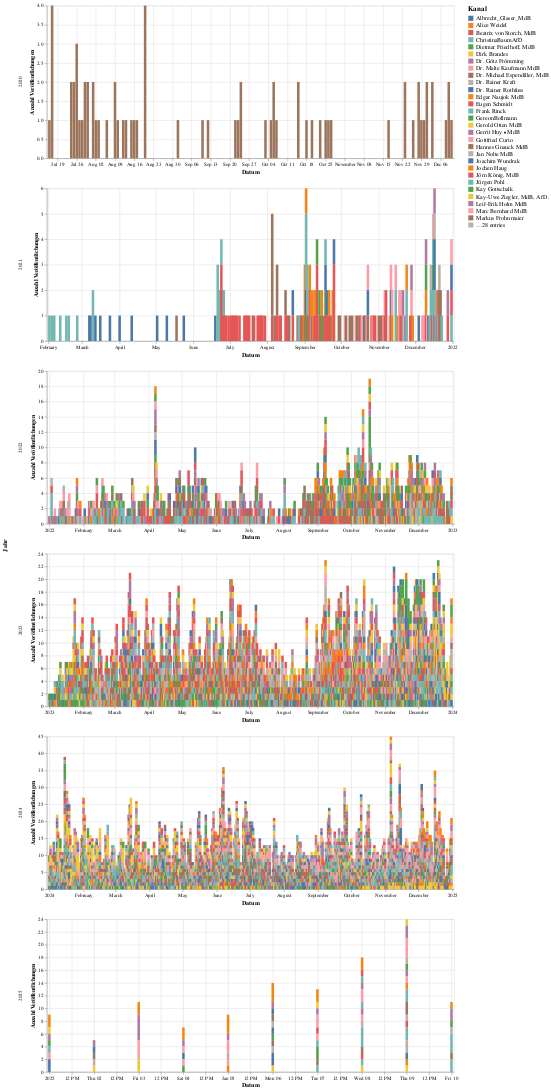

Here is the notebook cell this chart was saved with:
### Markdown cell above
_____________

### Veröffentlichungen pro Tag 

Das Skript verarbeitet Daten zu Videoveröffentlichungen, wandelt Zeitstempel in jahres- und tagesbezogene Formate um und gruppiert sie nach Jahr, Tag und Kanal, um die Anzahl der Veröffentlichungen zu zählen. Anschließend erstellt es ein facettiertes Balkendiagramm, das die tägliche Veröffentlichungsaktivität pro Jahr und Kanal visualisiert.

Unter den Ausgewählten Kanälen lassen sich somit viele Trends in der Nutzung abbilden.

### Code cell
import pandas as pd
import altair as alt

# Zeilenbegrenzung deaktivieren
alt.data_transformers.disable_max_rows()

# Zeitbezogene Spalten erstellen
df["datetime"] = pd.to_datetime(df["timestamp"], unit='s')
df["year"] = df["datetime"].dt.year
df["day"] = df["datetime"].dt.floor('D')

# Gruppierung: Anzahl der Videos pro Tag und Kanal zählen
df_counts = (
    df.groupby(["year", "day", "channel"])
      .size()
      .reset_index(name='count')
)

# Sicherstellen, dass 'day' im richtigen Format vorliegt
df_counts["day"] = pd.to_datetime(df_counts["day"])

# Altair-Chart erstellen: Subplot für jedes Jahr mit jahresspezifischer x-Achse
chart = alt.Chart(df_counts).mark_bar().encode(
    x=alt.X("day:T", 
            title="Datum", 
            scale=alt.Scale(nice=False)  # Zeigt die spezifischen Tage jedes Jahres
           ),
    y=alt.Y("sum(count):Q", title="Anzahl Veröffentlichungen"),
    color=alt.Color("channel:N", title="Kanal", legend=alt.Legend(orient="right", labelFontSize=12, titleFontSize=14)),
    tooltip=[
        alt.Tooltip("day:T", title="Datum"),
        alt.Tooltip("channel:N", title="Kanal"),
        alt.Tooltip("sum(count):Q", title="Veröffentlichungen")
    ]
).properties(
    width=800  # Breiterer Plot
).facet(
    row=alt.Row("year:N", title="Jahr")
).resolve_scale(
    x="independent",  # Unabhängige x-Achse für jedes Jahr
    y="independent"
)

chart

### Figure 1 — Vega-Lite specification as saved in the notebook (floating-point values rounded to 4 significant figures; data arrays with more than 128 entries replaced by an {"elided": "..."} marker saying what was removed)
{"config": {"view": {"continuousWidth": 300, "continuousHeight": 300}}, "data": {"name": "data-e244bdf8dc2ba66020a105f84b9896b2"}, "facet": {"row": {"field": "year", "title": "Jahr", "type": "nominal"}}, "spec": {"mark": {"type": "bar"}, "encoding": {"color": {"field": "channel", "legend": {"labelFontSize": 12, "orient": "right", "titleFontSize": 14}, "title": "Kanal", "type": "nominal"}, "tooltip": [{"field": "day", "title": "Datum", "type": "temporal"}, {"field": "channel", "title": "Kanal", "type": "nominal"}, {"aggregate": "sum", "field": "count", "title": "Veröffentlichungen", "type": "quantitative"}], "x": {"field": "day", "scale": {"nice": false}, "title": "Datum", "type": "temporal"}, "y": {"aggregate": "sum", "field": "count", "title": "Anzahl Veröffentlichungen", "type": "quantitative"}}, "width": 800}, "resolve": {"scale": {"x": "independent", "y": "independent"}}, "$schema": "https://vega.github.io/schema/vega-lite/v5.17.0.json", "datasets": {"data-e244bdf8dc2ba66020a105f84b9896b2": {"elided": "8296 records"}}}
